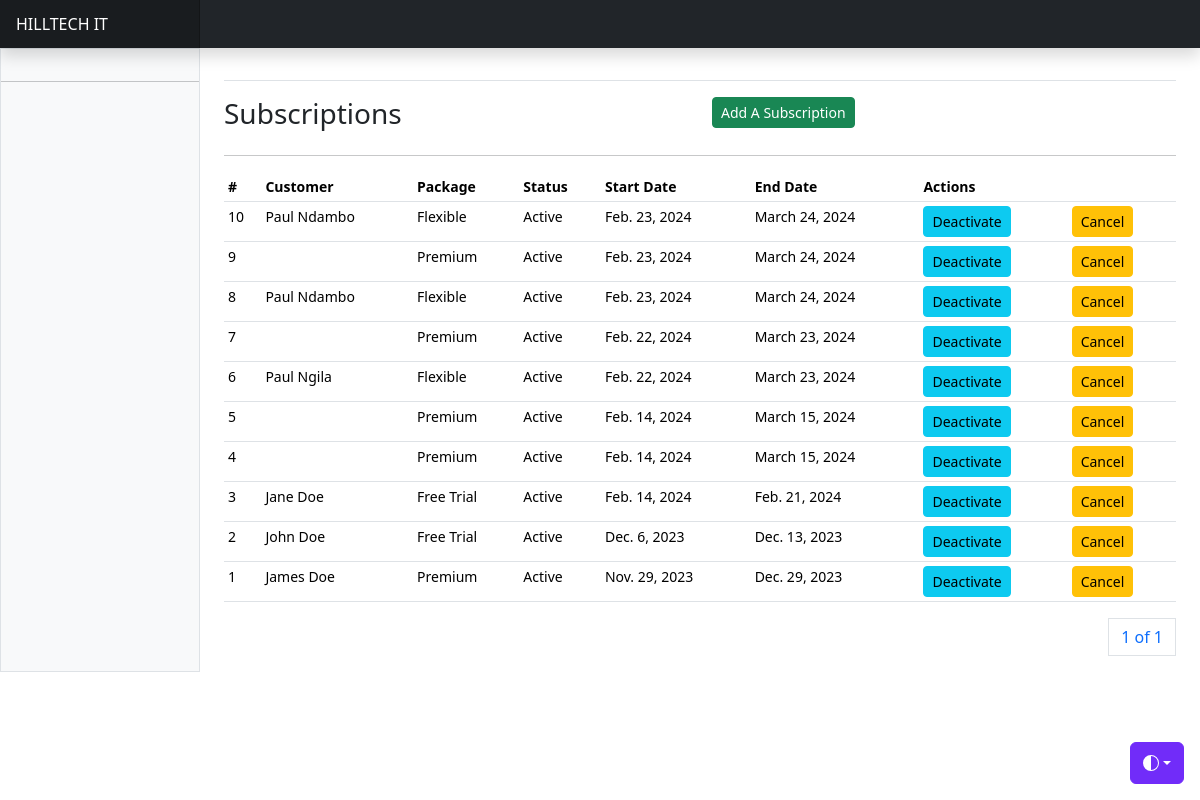
The page /subscriptions/ on the database as committed earlier.
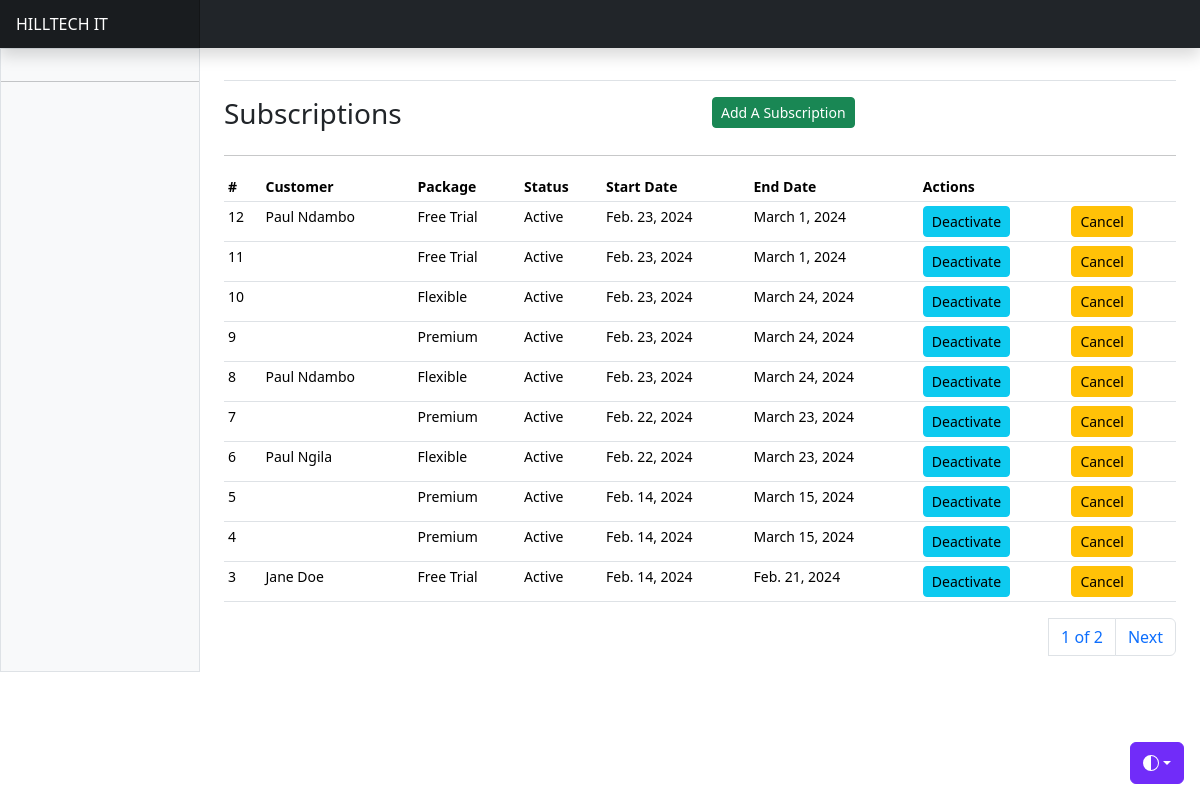
The same page on the database as committed later.
### apps/subscriptions/models.py (models this page shows, shortened)
class Subscription(AbstractBaseModel):
    user = models.OneToOneField("users.User", on_delete=models.SET_NULL, null=True)
    package = models.ForeignKey(Pricing, on_delete=models.SET_NULL, null=True)
    status = models.CharField(
        max_length=255, choices=SUBSCRIPTION_STATUS_CHOICES, default="Active"
    )
    start_date = models.DateField(null=True)
    end_date = models.DateField(null=True)

class Pricing(AbstractBaseModel):
    name = models.CharField(max_length=255)
    cost = models.DecimalField(max_digits=10, decimal_places=2)
    def __str__(self):
        return self.name

### apps/users/models.py (models this page shows, shortened)
class User(AbstractUser, AbstractBaseModel):
    role = models.CharField(choices=ROLE_CHOICES, max_length=32, null=True)
    phone_number = models.CharField(max_length=255, null=True)
    id_number = models.CharField(max_length=255, null=True)
    gender = models.CharField(max_length=255, null=True, choices=GENDER_CHOICES)
    date_of_birth = models.DateField(null=True)
    city = models.CharField(max_length=255, null=True)
    country = models.CharField(max_length=255, null=True)
    address = models.CharField(max_length=255, null=True)
    token = models.CharField(null=True, max_length=255)
    token_expiration_date = models.DateTimeField(null=True)
    activation_date = models.DateTimeField(null=True)
    position = models.CharField(
        max_length=255, choices=STAFF_POSITION_CHOICES, null=True
    )
    address = models.CharField(max_length=255, null=True)
    business_address = models.CharField(max_length=255, null=True)
    city = models.CharField(max_length=255, null=True)
    business_city = models.CharField(max_length=255, null=True)
    country = models.CharField(max_length=255, null=True)
    business_country = models.CharField(max_length=255, null=True)
    business_name = models.CharField(max_length=255, null=True)
    business_number = models.CharField(max_length=255, null=True)
    business_email = models.EmailField(null=True)
    business_phone = models.CharField(max_length=255, null=True)
    activated = models.BooleanField(default=True)
    def name(self):
        return f"{self.first_name} {self.last_name}"

### apps/subscriptions/views.py (the view)
# urls.py: path("subscriptions/", include("apps.subscriptions.urls")),
def subscriptions(request):
    subscriptions = Subscription.objects.all().order_by("-created")
    packages = Pricing.objects.all()
    users = User.objects.filter(role="service_provider")
    paginator = Paginator(subscriptions, 10)
    page_number = request.GET.get("page")
    page_obj = paginator.get_page(page_number)
    context = {
        "subscriptions": subscriptions,
        "page_obj": page_obj,
        "packages": packages,
        "users": users,
    }
    return render(request, "pricing/subscriptions.html", context)

### templates/pricing/subscriptions.html (shortened to what this page needs)
{% extends "base.html" %}
{% block content %}
<div class="row">
    <div class="col">
        <h3>Subscriptions</h3>
    </div>
    <div class="col">
        <a class="btn btn-success btn-sm" data-bs-toggle="modal" data-bs-target="#newSubscriptionModal">Add A Subscription</a>
    </div>
</div>
<hr/>
      <div class="table-responsive small">
        <table class="table table-sm">
          <thead>
            <tr>
              <th scope="col">#</th>
              <th scope="col">Customer</th>
              <th scope="col">Package</th>
              <th scope="col">Status</th>
              <th scope="col">Start Date</th>
              <th scope="col">End Date</th>
              <th scope="col" colspan="2">Actions</th>
            </tr>
          </thead>
          <tbody>
            {% for subscription in page_obj %}
            <tr>
              <td>{{subscription.id}}</td>
              <td>{{subscription.user.name}}</td>
              <td>{{subscription.package}}</td>
              <td>{{subscription.status}}</td>
              <td>{{subscription.start_date}}</td>
              <td>{{subscription.end_date}}</td>
              {% if subscription.status == "Active" %}
              <td>
                <a href="{% url 'deactivate-subscription' subscription.id %}" class="btn btn-info btn-sm">Deactivate</a>
              </td>
              <td>
                <a href="{% url 'cancel-subscription' subscription.id %}" class="btn btn-warning btn-sm">Cancel</a>
              </td>
              {% else %}
              <td>
                <a href="{% url 'activate-subscription' subscription.id %}" class="btn btn-info btn-sm">Activate</a>
              </td>
              {% endif %}
            </tr>
            {% endfor %}
          </tbody>
        </table>
        <div>
          <nav aria-label="Page navigation example">
            <ul class="pagination justify-content-end">
              <a class="page-link" href="#">{{ page_obj.number }} of {{ page_obj.paginator.num_pages }}</a>
              {% if page_obj.has_next %}
              <li class="page-item"><a class="page-link" href="?page={{ page_obj.next_page_number }}">Next</a></li>
              {% endif %}
            </ul>
          </nav>
        </div>
      </div>
{% endblock content %}

Rows that differ between the two databases and show on the page:
no longer on this page (row unchanged): Subscription: id "2", user.name "John Doe", package "Free Trial", status "Active", start_date "Dec. 6, 2023", end_date "Dec. 13, 2023", shows "Deactivate"
no longer on this page (row unchanged): Subscription: id "1", user.name "James Doe", package "Premium", status "Active", start_date "Nov. 29, 2023", end_date "Dec. 29, 2023", shows "Deactivate"
added Subscription: id "12", user.name "Paul Ndambo", package "Free Trial", status "Active", start_date "Feb. 23, 2024", end_date "March 1, 2024", shows "Deactivate"
added Subscription: id "11", package "Free Trial", status "Active", start_date "Feb. 23, 2024", end_date "March 1, 2024", shows "Deactivate"
changed Subscription id 10: user.name "Paul Ndambo" → (not shown)
Other text that changed with them:
{{ page_obj.paginator.num_pages }}: "1" → "2"
text now shown: "Next"
